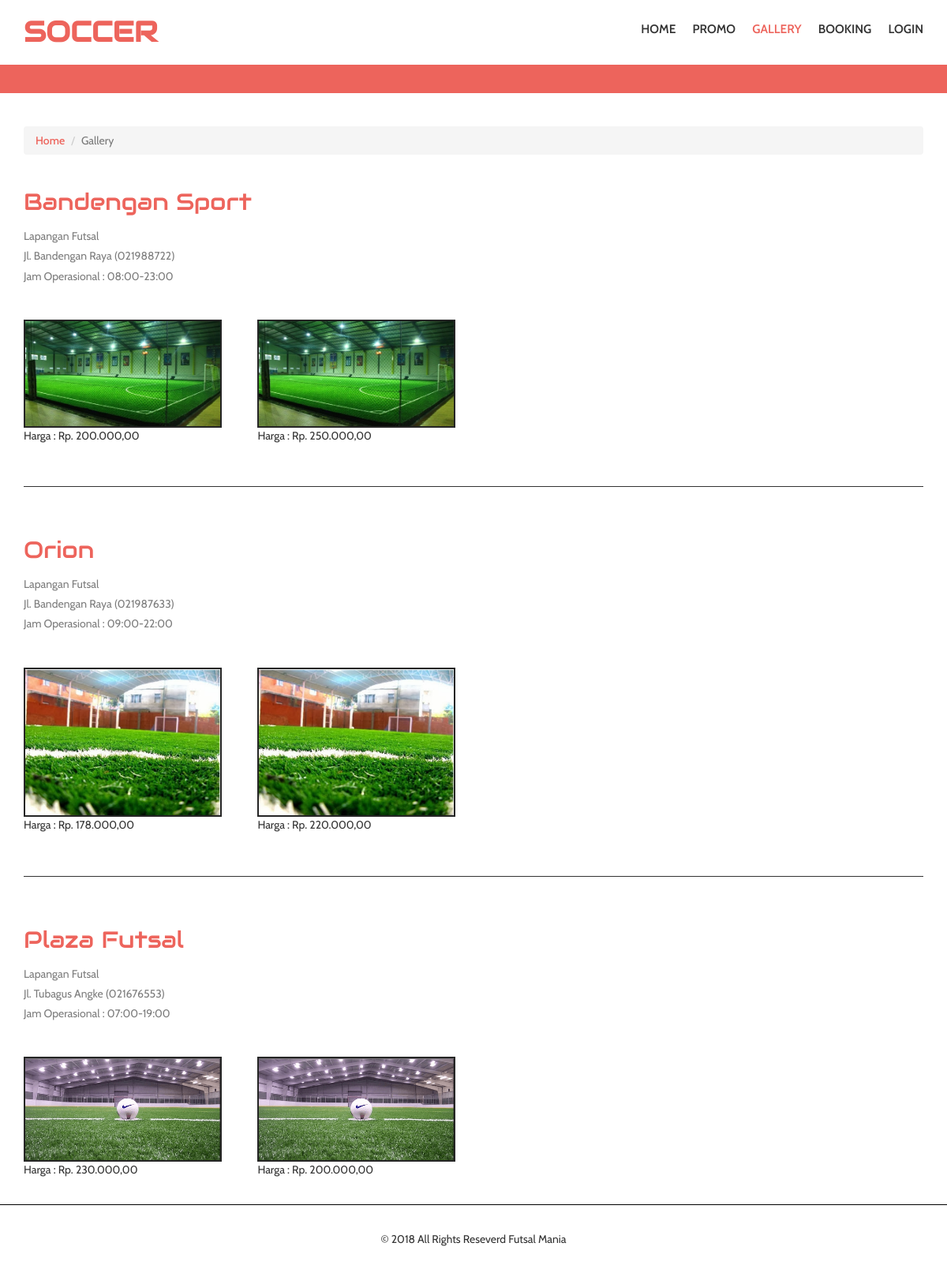
Screenshot of /?menu=gallery with the database file from the repository.
### tables this page shows
CREATE TABLE `t_arena_futsal` (
  `id_arena` int(11) NOT NULL AUTO_INCREMENT,
  `nama` varchar(50) NOT NULL,
  `alamat` text NOT NULL,
  `telp` varchar(15) NOT NULL,
  `id_owner` int(11) NOT NULL,
  `jam_operational` varchar(11) NOT NULL,
  `info` text NOT NULL,
  `status` int(11) NOT NULL,
  PRIMARY KEY (`id_arena`)
);

CREATE TABLE `t_lapangan` (
  `id_lapangan` int(11) NOT NULL AUTO_INCREMENT,
  `nama` varchar(50) NOT NULL,
  `id_arena` int(11) NOT NULL,
  `harga` int(11) NOT NULL,
  `foto` varchar(100) NOT NULL,
  `deskripsi` text NOT NULL,
  `status` int(11) NOT NULL,
  PRIMARY KEY (`id_lapangan`)
);

### class/connection.php (called while the page is built, shortened)
<?php
class connection{
	private $host="localhost";
	private $user="root";
	private $pass="";
	private $database="futsal";
      private $con;
      public function __construct(){
		$this->con= new mysqli($this->host, $this->user, $this->pass, $this->database);
	}
	public function getRows($query){
		$data = array();
		$result=$this->con->query($query);
		if($result){
			while($rows = $result->fetch_assoc()){
				$data[] = $rows;
			}
		}
		return $data;
	}
}
?>

### pages/gallery.php (the view, shortened to what this page needs)
<div class="gallery-head">
	 <div class="container">
		 <ol class="breadcrumb">
		  <li><a href="index.php">Home</a></li>
		  <li class="active">Gallery</li>
		 </ol>
	 </div>
	 <?php
	 $i=0;
	 foreach($data as $d){
	 $i++;
	 ?>
	 <div class="gallery-text">
		 <div class="container">
		 <h2><?= $d['header']['nama_arena'] ?></h2>
		 <p><?= $d['header']['info'] ?></p>
		 <p><?= $d['header']['alamat'] ?> (<?= $d['header']['telp'] ?>)</p>
		  <p>Jam Operasional : <?= $d['header']['jam_operational'] ?></p>
		 </div>
	 </div>
	 <div class="container">
		 <div class="main">
		 <div class="gallery">
			  <section>
				  <ul class="lb-album">
					<?php foreach($d['detail'] as $detail){ ?>
					  <li>
						 <a href="#image-<?= $detail['id_lapangan'] ?>">
						     <img src="<?= $detail['foto'] ?>" class="img-responsive" alt="">
						 </a>
						 <p>Harga : Rp. <?= number_format($detail['harga'],2,",",".") ?> </p>
					  </li>
					  <?php } ?>
				 </ul>
			 </section>
			 <div class="clearfix"> </div>
		  </div>
	 </div>
		 <?php if($i < count($data)){ ?>
			   <hr style="height:1px;border:none;color:#333;background-color:#333;">
		  <?php } ?>
	 </div>
	 <?php } ?>
</div>

### index.php (shortened to what this page needs)
<?php
try{
	include('class/connection.php');
	if(isset($_GET["logout"])){
		unset($_SESSION['userid']);
		unset($_SESSION['username']);
		unset($_SESSION['role']);
		unset($_SESSION['nama_role']);
		unset($_SESSION['nama']);
		session_destroy();
		header("location:index.php");
	}
	else{
		if(isset($_GET['menu'])){
			$class=$_GET['menu'];
		}
		else{
			$class='home';
		}
		$file_name="class/".$class.".php";
		if(file_exists($file_name) && is_file($file_name)){
			$object=new $class();
			if(isset($_GET['action'])){
				$object->action($_GET['action']);
			}
			else{
				$object->action(null);
			}
		}
		else{
			include('pages/404.php');
			$_GET['raw']=1;
		}
		$content=ob_get_contents();
		if(isset($_GET['raw'])){
			echo $content;
		}
		else{
			include('pages/index.tpl.php');
		}
	}
}
catch(Exception $e){
	echo $e;
}
?>

### class/gallery.php (shortened to what this page needs)
<?php
class gallery{
	public function action($action){
		if($action == null){
			$this->view();
		}
		else{
			$this->$action();
		}
	}
	private function view(){
		$conn = new connection();
		$data = array();
		$query = "SELECT
							a.id_arena,
							a.info,
							a.nama nama_arena,
							a.alamat,
							a.jam_operational,
							a.telp
						FROM
							t_arena_futsal a
						WHERE
							a.status = 1
						ORDER BY
							a.id_arena";
		$rows = $conn->getRows($query);
		for($i=0;$i<count($rows);$i++){
			$query = "SELECT
								id_lapangan,
								nama nama_lapangan,
								foto,
								harga,
								deskripsi
							FROM
								t_lapangan
							WHERE
								status = 1
								AND id_arena = ".$rows[$i]['id_arena']."
							ORDER BY
								id_lapangan";
			$rows1 = $conn->getRows($query);
			$data[$i]['header'] = $rows[$i];
			$data[$i]['detail'] = $rows1;
		}
		include('pages/gallery.php');
	}
}
?>

### pages/index.tpl.php (shortened to what this page needs)
<!DOCTYPE html>
<html>
<head>
		<link href="css/bootstrap.css" rel="stylesheet" type="text/css" media="all" />
		<link href="css/style.css" rel="stylesheet" type="text/css" media="all" />
		<link rel="stylesheet" href="css/jquery-ui.css">
		<link rel="stylesheet" href="css/jquery.timepicker.min.css">
</head>
<body>
<div class="header">
	 <div class="container">
		 <div class="logo">
			   <h1><a href="index.php">SOCCER</a></h1>
		 </div>
		 <div class="top-menu">
			  <ul>
				 <li <?= $class == "home" ? 'class="active"' : '' ?>><a href="?menu=home">HOME</a></li>
				 <li <?= $class == "promo" ? 'class="active"' : '' ?>><a href="?menu=promo">PROMO</a></li>
				 <li <?= $class == "gallery" ? 'class="active"' : '' ?>><a href="?menu=gallery">GALLERY</a></li>
				 <li <?= $class == "booking" ? 'class="active"' : '' ?>><a href="?menu=booking">BOOKING</a></li>
				 <?php if(isset($_SESSION['userid'])){ ?>
					 <li><a href="?logout=1">LOGOUT</a></li>
				 <?php } else{ ?>
					 <li <?= $class == "login" ? 'class="active"' : '' ?>><a href="?menu=login">LOGIN</a></li>
				 <?php } ?>
			 </ul>
		 </div>
		 <div class="clearfix"></div>
	 </div>
</div>
<div class="strip">
</div>
<?php
    echo $content;
?>
<div class="footer">
	 <div class="container">
		 <div class="copywrite">
			 <center><p>© 2018 All Rights Reseverd Futsal Mania</p></center>
		 </div>
	 </div>
</div>
</body>
</html>

### css/style.css (style rules this page uses)
body { margin:0; font-family: 'Cabin', sans-serif; }
body a { transition: 0.5s all ease; -webkit-transition: 0.5s all ease; -moz-transition: 0.5s all ease; -o-transition: 0.5s all ease; -ms-transition: 0.5s all ease; }
h1,h2,h3,h4,h5,h6 { margin:0; }
p { margin:0; }
ul,label { margin:0; padding:0; }
ol.breadcrumb { margin-top:3em; margin-bottom:0; }
ol.breadcrumb li a { color:#ed645c; font-weight:500; }
.header { padding:1.5em 0; }
.logo { float:left; }
.logo h1 a { font-family: 'Audiowide', cursive; color:#ed645c; font-weight:600; }
.top-menu { float:right; }
.top-menu ul li { display:inline-block; }
.top-menu ul li a { color:#333; padding:5px 0px 5px 18px; display:block; font-size:1.1em; font-weight:600; }
.top-menu ul li a:hover,.top-menu ul li.active a { color:#ed645c; }
.strip { background:#ed645c; padding:1.3em 1em; }
.footer { border-top:1px solid #000; padding:2em 0; }
.copywrite { padding-top: 5px; }
.gallery-text h2,.events-sec h2 { color: #ed645c; margin-bottom: 0.5em; font-size:2.1em; margin-top:1.5em; font-family: 'Audiowide', cursive; }
.gallery-text p { color: #7c7c7c; font-size: 1em; line-height: 1.8em; font-weight: 400; }
.lb-album { display:block; }
.lb-album li { float: left; width: 22%; margin:0 0 0% 4%; position: relative; }
.lb-album li img { border: 2px solid #252525; }
.lb-album li:first-child { margin-left:0; }
.lb-album li > a, .lb-album li > a img { display: block; }
.lb-album li > a { position: relative; }
.gallery ul { padding: 0; }
.main { margin-top:3em; }
.gallery ul li { display: inline-block; margin-bottom:3%; }

### rows the page displays
t_arena_futsal: nama "Bandengan Sport", info "Lapangan Futsal", alamat "Jl. Bandengan Raya", telp "021988722", jam_operational "08:00-23:00"
t_lapangan: foto (picture), harga "200.000,00"
t_lapangan: foto (picture), harga "250.000,00"
t_arena_futsal: nama "Orion", info "Lapangan Futsal", alamat "Jl. Bandengan Raya", telp "021987633", jam_operational "09:00-22:00"
t_lapangan: foto (picture), harga "178.000,00"
t_lapangan: foto (picture), harga "220.000,00"
t_arena_futsal: nama "Plaza Futsal", info "Lapangan Futsal", alamat "Jl. Tubagus Angke", telp "021676553", jam_operational "07:00-19:00"
t_lapangan: foto (picture), harga "230.000,00"
t_lapangan: foto (picture), harga "200.000,00"
